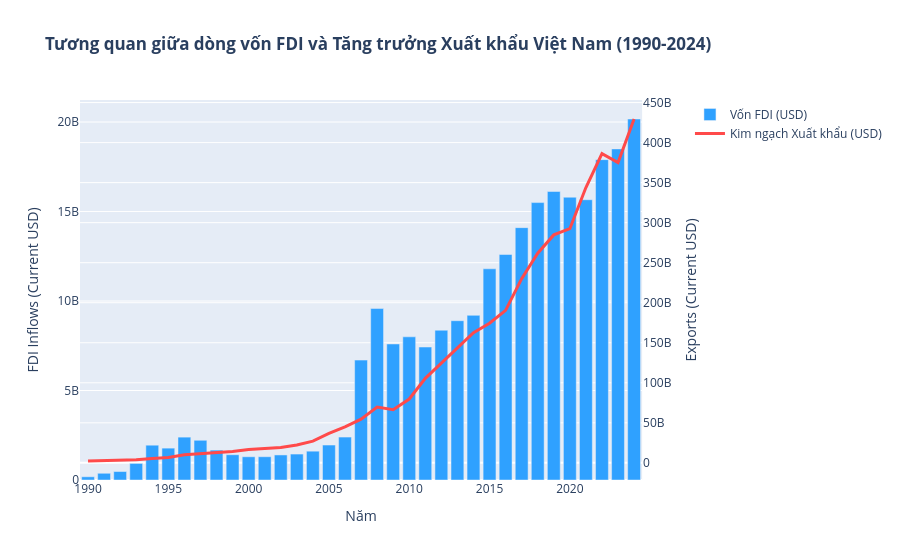

Notebook cell for this chart:
### Code cell
df = pd.read_csv('cleaned_data/VNM_macro_cleaned.csv')

fig = make_subplots(specs=[[{"secondary_y": True}]])

# Thêm FDI Inflows dưới dạng cột
fig.add_trace(
    go.Bar(x=df['Year'], y=df['FDI_Inflows_USD'], name="Vốn FDI (USD)", marker_color="#2FA1FF"),
    secondary_y=False,
)

# Thêm Xuất khẩu dưới dạng đường
fig.add_trace(
    go.Scatter(x=df['Year'], y=df['Exports_USD'], name="Kim ngạch Xuất khẩu (USD)", line=dict(color="#FF4A4A", width=3)),
    secondary_y=True,
)

fig.update_layout(
    title_text="<b>Tương quan giữa dòng vốn FDI và Tăng trưởng Xuất khẩu Việt Nam (1990-2024)</b>",
    hovermode="x unified"
)

fig.update_xaxes(title_text="Năm")
fig.update_yaxes(title_text="FDI Inflows (Current USD)", secondary_y=False)
fig.update_yaxes(title_text="Exports (Current USD)", secondary_y=True)

fig.show()

### Figure 1 — Plotly figure (JSON) as saved in the notebook; plotly's stock layout.template omitted (floating-point values rounded to 4 significant figures)
{"data": [{"marker": {"color": "#2FA1FF"}, "name": "Vốn FDI (USD)", "type": "bar", "x": [1990, 1991, 1992, 1993, 1994, 1995, 1996, 1997, 1998, 1999, 2000, 2001, 2002, 2003, 2004, 2005, 2006, 2007, 2008, 2009, 2010, 2011, 2012, 2013, 2014, 2015, 2016, 2017, 2018, 2019, 2020, 2021, 2022, 2023, 2024], "xaxis": "x", "y": [180000000.0, 375200000.0, 473900000.0, 926300000.0, 1945000000.0, 1780000000.0, 2395000000.0, 2220000000.0, 1671000000.0, 1412000000.0, 1298000000.0, 1300000000.0, 1400000000.0, 1450000000.0, 1610000000.0, 1954000000.0, 2400000000.0, 6700000000.0, 9579000000.0, 7600000000.0, 8000000000.0, 7430000000.0, 8368000000.0, 8900000000.0, 9200000000.0, 11800000000.0, 12600000000.0, 14100000000.0, 15500000000.0, 16120000000.0, 15800000000.0, 15660000000.0, 17900000000.0, 18500000000.0, 20170000000.0], "yaxis": "y"}, {"line": {"color": "#FF4A4A", "width": 3}, "name": "Kim ngạch Xuất khẩu (USD)", "type": "scatter", "x": [1990, 1991, 1992, 1993, 1994, 1995, 1996, 1997, 1998, 1999, 2000, 2001, 2002, 2003, 2004, 2005, 2006, 2007, 2008, 2009, 2010, 2011, 2012, 2013, 2014, 2015, 2016, 2017, 2018, 2019, 2020, 2021, 2022, 2023, 2024], "xaxis": "x", "y": [2332000000.0, 2972000000.0, 3428000000.0, 3786000000.0, 5540000000.0, 6804000000.0, 10080000000.0, 11570000000.0, 12200000000.0, 14330000000.0, 16810000000.0, 18000000000.0, 19190000000.0, 22420000000.0, 27130000000.0, 36710000000.0, 44940000000.0, 54590000000.0, 69720000000.0, 66370000000.0, 79750000000.0, 105600000000.0, 124100000000.0, 142800000000.0, 162500000000.0, 174500000000.0, 190500000000.0, 230000000000.0, 261800000000.0, 284700000000.0, 292500000000.0, 343900000000.0, 386200000000.0, 375100000000.0, 429500000000.0], "yaxis": "y2"}], "layout": {"hovermode": "x unified", "title": {"text": "<b>Tương quan giữa dòng vốn FDI và Tăng trưởng Xuất khẩu Việt Nam (1990-2024)</b>"}, "xaxis": {"anchor": "y", "domain": [0, 0.94], "title": {"text": "Năm"}}, "yaxis": {"anchor": "x", "domain": [0, 1], "title": {"text": "FDI Inflows (Current USD)"}}, "yaxis2": {"anchor": "x", "overlaying": "y", "side": "right", "title": {"text": "Exports (Current USD)"}}}}
